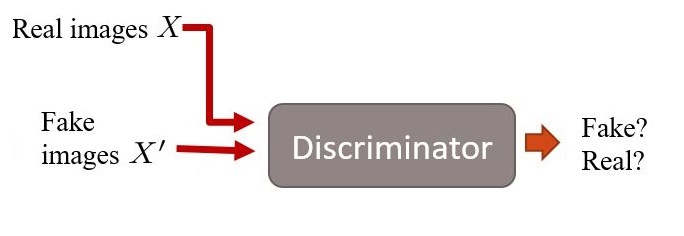
#> input picture assets/disc_model.jpg, 684 x 236 px
$ python resize.py --input assets --output out
#> lines starting #> are read from the running program, lines starting #| are printed output that depends on the picture
import argparse
import os
import cv2
from progressbar import ProgressBar
pbar = ProgressBar()

import warnings
warnings.filterwarnings("ignore")

def main(src, dst):
#> called with src = 'assets', dst = 'out'
    if not os.path.exists(dst):
        os.mkdir(dst)

    for each in pbar(os.listdir(src)):
        img = cv2.imread(os.path.join(src,each))
#> img is the input picture: shape (236, 684, 3); mean B, G, R 232.1, 232.3, 236
        img = cv2.resize(img,(256,256))
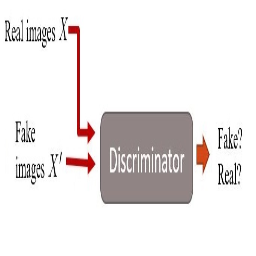
#> img: shape (256, 256, 3); mean B, G, R 231.9, 232.1, 235.9
        cv2.imwrite(os.path.join(dst,each), img)
#> pass 2 of the loop in main, `for each in pbar(os.listdir(src)):`:
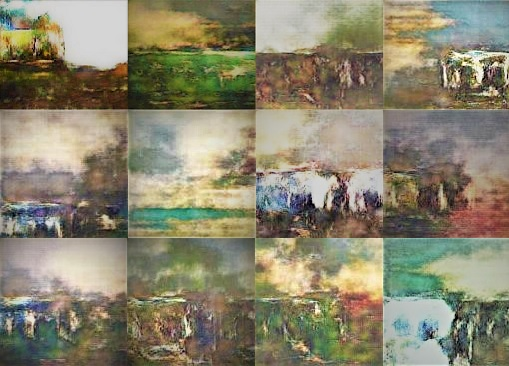
#> input picture assets/example.jpg, 509 x 366 px
#> in main, img is the input picture: shape (366, 509, 3); mean B, G, R 109.9, 132.4, 137.5
#> in main, `img = cv2.resize(img,(256,256))`:
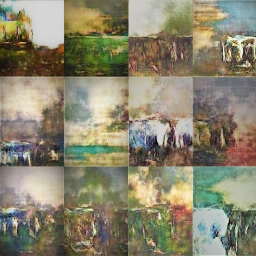
#> img: shape (256, 256, 3); mean B, G, R 109.9, 132.3, 137.5

if __name__ == "__main__":
    parser = argparse.ArgumentParser(description='Resize Input Images')
    parser.add_argument('--input',type=str,required=True,help='Directory containing images to resize. eg: ./data')
    parser.add_argument('--output',type=str,required=True,help='Directory to save resized images. eg: ./resized')
    args = parser.parse_args()
    main(args.input, args.output)
